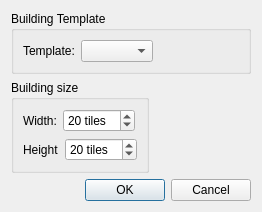
<?xml version="1.0" encoding="UTF-8"?>
<ui version="4.0">
 <class>NewBuildingDialog</class>
 <widget class="QDialog" name="NewBuildingDialog">
  <property name="geometry">
   <rect>
    <x>0</x>
    <y>0</y>
    <width>262</width>
    <height>212</height>
   </rect>
  </property>
  <property name="windowTitle">
   <string>New Building</string>
  </property>
  <layout class="QGridLayout" name="gridLayout">
   <item row="1" column="0">
    <widget class="QWidget" name="widget_4" native="true">
     <layout class="QGridLayout" name="gridLayout_2">
      <property name="margin" stdset="0">
       <number>0</number>
      </property>
      <item row="0" column="0">
       <widget class="QGroupBox" name="groupBox_2">
        <property name="title">
         <string>Building size</string>
        </property>
        <layout class="QFormLayout" name="formLayout">
         <item row="1" column="0">
          <widget class="QWidget" name="widget_3" native="true">
           <layout class="QHBoxLayout" name="horizontalLayout_3">
            <property name="margin" stdset="0">
             <number>0</number>
            </property>
            <item>
             <widget class="QLabel" name="label_3">
              <property name="text">
               <string>Height</string>
              </property>
             </widget>
            </item>
            <item>
             <widget class="QSpinBox" name="height">
              <property name="suffix">
               <string> tiles</string>
              </property>
              <property name="minimum">
               <number>1</number>
              </property>
              <property name="maximum">
               <number>300</number>
              </property>
              <property name="value">
               <number>20</number>
              </property>
             </widget>
            </item>
           </layout>
          </widget>
         </item>
         <item row="0" column="0">
          <widget class="QWidget" name="widget_2" native="true">
           <layout class="QHBoxLayout" name="horizontalLayout_2">
            <property name="margin" stdset="0">
             <number>0</number>
            </property>
            <item>
             <widget class="QLabel" name="label_2">
              <property name="text">
               <string>Width:</string>
              </property>
             </widget>
            </item>
            <item>
             <widget class="QSpinBox" name="width">
              <property name="suffix">
               <string> tiles</string>
              </property>
              <property name="minimum">
               <number>1</number>
              </property>
              <property name="maximum">
               <number>300</number>
              </property>
              <property name="value">
               <number>20</number>
              </property>
             </widget>
            </item>
           </layout>
          </widget>
         </item>
        </layout>
       </widget>
      </item>
      <item row="0" column="1">
       <spacer name="horizontalSpacer">
        <property name="orientation">
         <enum>Qt::Horizontal</enum>
        </property>
        <property name="sizeHint" stdset="0">
         <size>
          <width>40</width>
          <height>20</height>
         </size>
        </property>
       </spacer>
      </item>
     </layout>
    </widget>
   </item>
   <item row="2" column="0">
    <spacer name="verticalSpacer">
     <property name="orientation">
      <enum>Qt::Vertical</enum>
     </property>
     <property name="sizeHint" stdset="0">
      <size>
       <width>20</width>
       <height>147</height>
      </size>
     </property>
    </spacer>
   </item>
   <item row="3" column="0">
    <widget class="QDialogButtonBox" name="buttonBox">
     <property name="orientation">
      <enum>Qt::Horizontal</enum>
     </property>
     <property name="standardButtons">
      <set>QDialogButtonBox::Cancel|QDialogButtonBox::Ok</set>
     </property>
    </widget>
   </item>
   <item row="0" column="0">
    <widget class="QGroupBox" name="groupBox">
     <property name="title">
      <string>Building Template</string>
     </property>
     <layout class="QHBoxLayout" name="horizontalLayout">
      <property name="margin" stdset="0">
       <number>9</number>
      </property>
      <item>
       <widget class="QLabel" name="label">
        <property name="text">
         <string>Template:</string>
        </property>
       </widget>
      </item>
      <item>
       <widget class="QComboBox" name="comboBox"/>
      </item>
      <item>
       <spacer name="horizontalSpacer_2">
        <property name="orientation">
         <enum>Qt::Horizontal</enum>
        </property>
        <property name="sizeHint" stdset="0">
         <size>
          <width>20</width>
          <height>20</height>
         </size>
        </property>
       </spacer>
      </item>
     </layout>
    </widget>
   </item>
  </layout>
 </widget>
 <tabstops>
  <tabstop>comboBox</tabstop>
  <tabstop>width</tabstop>
  <tabstop>height</tabstop>
 </tabstops>
 <resources/>
 <connections>
  <connection>
   <sender>buttonBox</sender>
   <signal>accepted()</signal>
   <receiver>NewBuildingDialog</receiver>
   <slot>accept()</slot>
   <hints>
    <hint type="sourcelabel">
     <x>248</x>
     <y>254</y>
    </hint>
    <hint type="destinationlabel">
     <x>157</x>
     <y>274</y>
    </hint>
   </hints>
  </connection>
  <connection>
   <sender>buttonBox</sender>
   <signal>rejected()</signal>
   <receiver>NewBuildingDialog</receiver>
   <slot>reject()</slot>
   <hints>
    <hint type="sourcelabel">
     <x>316</x>
     <y>260</y>
    </hint>
    <hint type="destinationlabel">
     <x>286</x>
     <y>274</y>
    </hint>
   </hints>
  </connection>
 </connections>
</ui>
